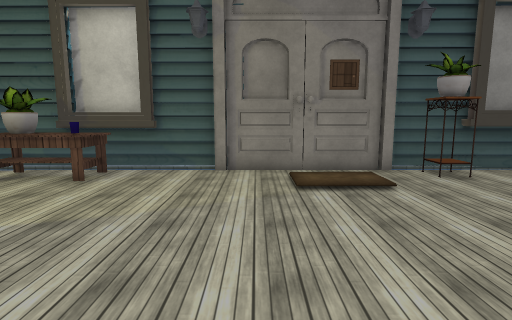
View 1 (above)

13 first-person views from a walk through a Unity game level. The camera is 1.5 m above the floor, tilts 8° down and sees 80° across. The floor is counted in squares, 0.83 m on a side. Each view is taken from the middle of a square. On the plan, view 1 faces up. The plan holds only what a view shows up to about 16 squares ahead; the rest is blank. The place goes on beyond the plan. The player is left out. Some surface patterns are stand-ins.

View 2
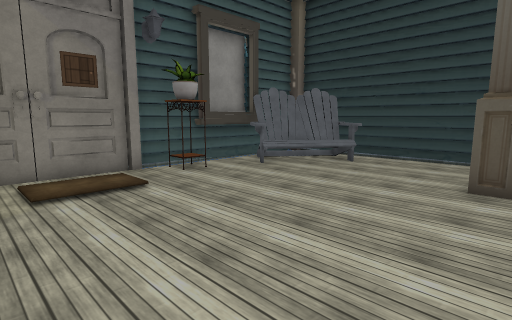

View 3
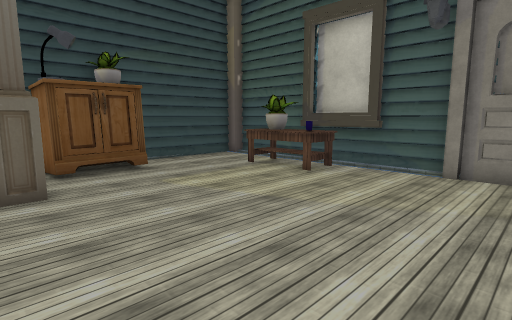

View 4
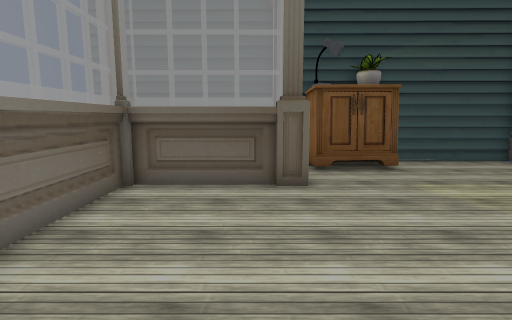

View 5
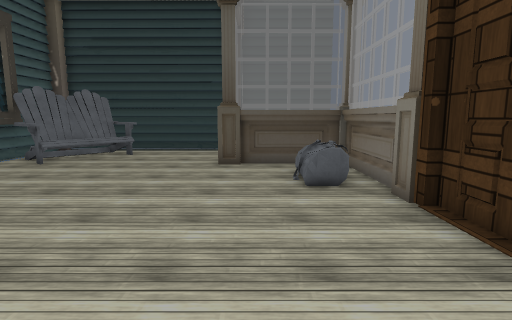

View 6
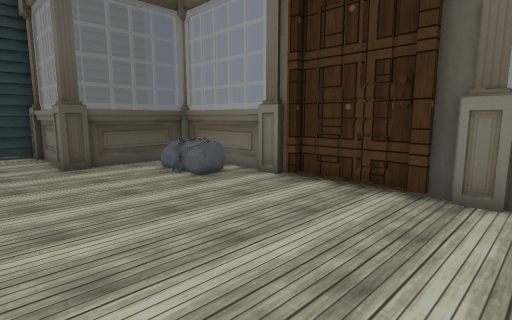

View 7
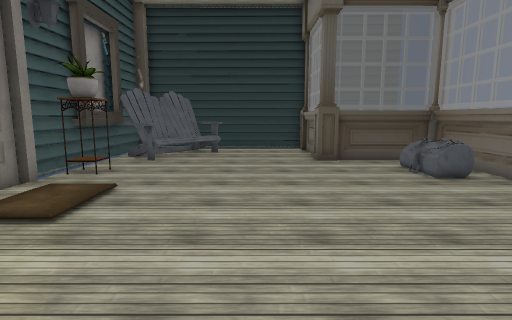

View 8
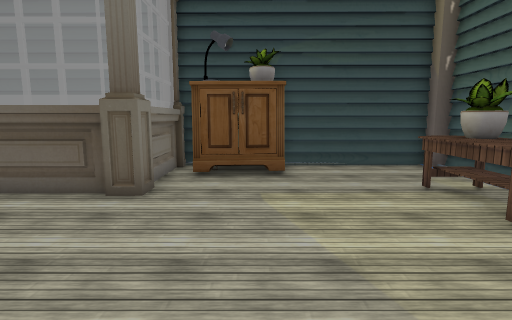

View 9
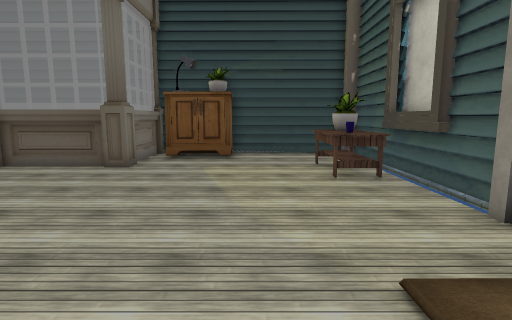

View 10
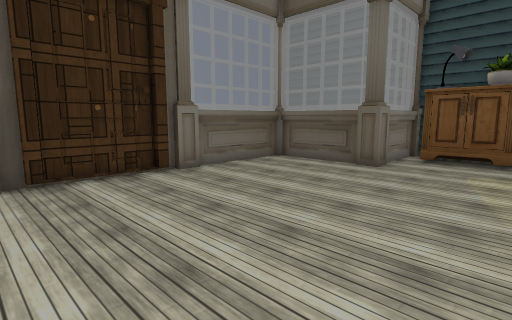

View 11
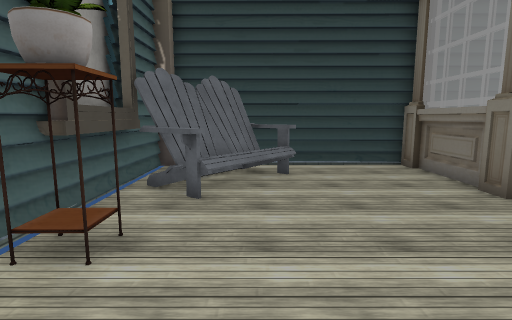

View 12
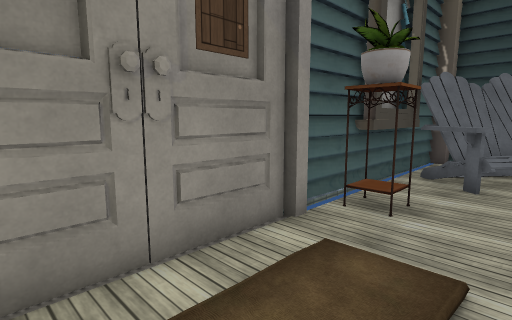

View 13
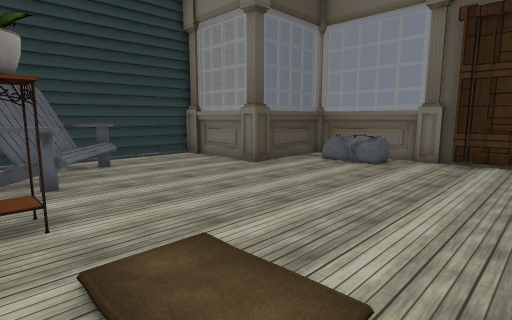

### Floor plan
Points are (right, up) in squares from view 1. A wall is a line through its corners. A room is listed if a view was taken in it or the views show most of it. See-through windows are left out.
Room 1 (views 1, 2, 3, 4, 5, 6, 7, 8, 9, 10, 11, 12, 13)
walls: (-1.4, 10.7) (-10.8, 10.8); (-1.1, -3.1) (-0.7, -3.1) (-0.7, -3.3) (2.5, -3.3) (2.5, -3.1); (-3.4, 10.5) (-6.9, 10.4); (-1.6, -3.6) (-0.9, -3.5); (-7.1, 0.7) (-7.1, -3.6); (2.7, -3.5) (3.3, -3.5); (3.2, -3.3) (8.7, -3.3); (-4.2, 11.2) (-6.4, 10.9); (4.1, -3.5) (8.7, -3.5) (8.7, 1.4) (13.6, 1.5) (13.6, 9); (9.7, 1.2) (12.7, 1.2); (-6.9, -3.4) (-1.4, -3.3); (-11, 1.1) (-8.3, 1.1); (-11.4, 1.7) (-11.4, 1.3) (-6.9, 1.4) (-6.9, -3.6) (-2.3, -3.6); (8.9, -3.5) (8.8, 0.6); (10.5, 10.2) (7.1, 10.2) (7.1, 10.7); (10.5, 10.6) (4.7, 10.7); (-10.8, 10.4) (-11.3, 10.4) (-11.4, 4.7)
objects: cabinet (-11, 2) to (-10, 5); pot (-11, 4); table (-8, 8) to (-5, 10); plant (-7, 9); pot (-7, 10); other object (-5, 9); other object (-1, 10) to (4, 11); bag (5, -2) to (7, -2); other object (6, 10); other object (9, 6) to (13, 9)

Positions as (right, up) in squares from view 1, and headings:
1: (0, 0), facing up
2: (0, 0), facing up-right
3: (1, 0), facing up-left
4: (1, 0), facing left
5: (-3, 0), facing right
6: (-3, 4), facing down-right
7: (-4, 4), facing right
8: (0, 4), facing left
9: (4, 6), facing left
10: (4, 6), facing down-left
11: (2, 7), facing right
12: (0, 7), facing up-right
13: (0, 10), facing down-right
